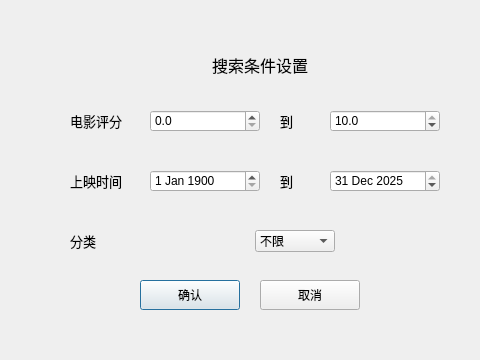
<?xml version="1.0" encoding="UTF-8"?>
<ui version="4.0">
 <class>SearchSettingDialog</class>
 <widget class="QDialog" name="SearchSettingDialog">
  <property name="geometry">
   <rect>
    <x>0</x>
    <y>0</y>
    <width>480</width>
    <height>360</height>
   </rect>
  </property>
  <property name="windowTitle">
   <string>搜索条件设置</string>
  </property>
  <widget class="QLabel" name="Label1">
   <property name="geometry">
    <rect>
     <x>70</x>
     <y>110</y>
     <width>70</width>
     <height>22</height>
    </rect>
   </property>
   <property name="font">
    <font>
     <family>等线</family>
     <pointsize>10</pointsize>
    </font>
   </property>
   <property name="layoutDirection">
    <enum>Qt::LeftToRight</enum>
   </property>
   <property name="text">
    <string>电影评分</string>
   </property>
   <property name="textFormat">
    <enum>Qt::AutoText</enum>
   </property>
   <property name="alignment">
    <set>Qt::AlignLeading|Qt::AlignLeft|Qt::AlignVCenter</set>
   </property>
  </widget>
  <widget class="QLabel" name="Title">
   <property name="geometry">
    <rect>
     <x>200</x>
     <y>50</y>
     <width>120</width>
     <height>30</height>
    </rect>
   </property>
   <property name="font">
    <font>
     <family>等线</family>
     <pointsize>12</pointsize>
    </font>
   </property>
   <property name="layoutDirection">
    <enum>Qt::LeftToRight</enum>
   </property>
   <property name="text">
    <string>搜索条件设置</string>
   </property>
   <property name="textFormat">
    <enum>Qt::AutoText</enum>
   </property>
   <property name="alignment">
    <set>Qt::AlignCenter</set>
   </property>
  </widget>
  <widget class="QDoubleSpinBox" name="RateLow">
   <property name="geometry">
    <rect>
     <x>150</x>
     <y>110</y>
     <width>110</width>
     <height>22</height>
    </rect>
   </property>
   <property name="decimals">
    <number>1</number>
   </property>
   <property name="maximum">
    <double>10.000000000000000</double>
   </property>
  </widget>
  <widget class="QLabel" name="Label2">
   <property name="geometry">
    <rect>
     <x>280</x>
     <y>110</y>
     <width>70</width>
     <height>22</height>
    </rect>
   </property>
   <property name="font">
    <font>
     <family>等线</family>
     <pointsize>10</pointsize>
    </font>
   </property>
   <property name="layoutDirection">
    <enum>Qt::LeftToRight</enum>
   </property>
   <property name="text">
    <string>到</string>
   </property>
   <property name="textFormat">
    <enum>Qt::AutoText</enum>
   </property>
   <property name="alignment">
    <set>Qt::AlignLeading|Qt::AlignLeft|Qt::AlignVCenter</set>
   </property>
  </widget>
  <widget class="QDoubleSpinBox" name="RateHigh">
   <property name="geometry">
    <rect>
     <x>330</x>
     <y>110</y>
     <width>110</width>
     <height>22</height>
    </rect>
   </property>
   <property name="decimals">
    <number>1</number>
   </property>
   <property name="maximum">
    <double>10.000000000000000</double>
   </property>
   <property name="value">
    <double>10.000000000000000</double>
   </property>
  </widget>
  <widget class="QLabel" name="Label3">
   <property name="geometry">
    <rect>
     <x>70</x>
     <y>170</y>
     <width>70</width>
     <height>22</height>
    </rect>
   </property>
   <property name="font">
    <font>
     <family>等线</family>
     <pointsize>10</pointsize>
    </font>
   </property>
   <property name="layoutDirection">
    <enum>Qt::LeftToRight</enum>
   </property>
   <property name="text">
    <string>上映时间</string>
   </property>
   <property name="textFormat">
    <enum>Qt::AutoText</enum>
   </property>
   <property name="alignment">
    <set>Qt::AlignLeading|Qt::AlignLeft|Qt::AlignVCenter</set>
   </property>
  </widget>
  <widget class="QLabel" name="Label4">
   <property name="geometry">
    <rect>
     <x>280</x>
     <y>170</y>
     <width>70</width>
     <height>22</height>
    </rect>
   </property>
   <property name="font">
    <font>
     <family>等线</family>
     <pointsize>10</pointsize>
    </font>
   </property>
   <property name="layoutDirection">
    <enum>Qt::LeftToRight</enum>
   </property>
   <property name="text">
    <string>到</string>
   </property>
   <property name="textFormat">
    <enum>Qt::AutoText</enum>
   </property>
   <property name="alignment">
    <set>Qt::AlignLeading|Qt::AlignLeft|Qt::AlignVCenter</set>
   </property>
  </widget>
  <widget class="QDateEdit" name="DateLow">
   <property name="geometry">
    <rect>
     <x>150</x>
     <y>170</y>
     <width>110</width>
     <height>22</height>
    </rect>
   </property>
   <property name="dateTime">
    <datetime>
     <hour>0</hour>
     <minute>0</minute>
     <second>0</second>
     <year>1900</year>
     <month>1</month>
     <day>1</day>
    </datetime>
   </property>
   <property name="minimumDateTime">
    <datetime>
     <hour>0</hour>
     <minute>0</minute>
     <second>0</second>
     <year>1900</year>
     <month>1</month>
     <day>1</day>
    </datetime>
   </property>
   <property name="maximumDate">
    <date>
     <year>2025</year>
     <month>12</month>
     <day>31</day>
    </date>
   </property>
  </widget>
  <widget class="QLabel" name="Label5">
   <property name="geometry">
    <rect>
     <x>70</x>
     <y>230</y>
     <width>70</width>
     <height>22</height>
    </rect>
   </property>
   <property name="font">
    <font>
     <family>等线</family>
     <pointsize>10</pointsize>
    </font>
   </property>
   <property name="layoutDirection">
    <enum>Qt::LeftToRight</enum>
   </property>
   <property name="text">
    <string>分类</string>
   </property>
   <property name="textFormat">
    <enum>Qt::AutoText</enum>
   </property>
   <property name="alignment">
    <set>Qt::AlignLeading|Qt::AlignLeft|Qt::AlignVCenter</set>
   </property>
  </widget>
  <widget class="QComboBox" name="Genre2">
   <property name="geometry">
    <rect>
     <x>255</x>
     <y>230</y>
     <width>80</width>
     <height>22</height>
    </rect>
   </property>
   <item>
    <property name="text">
     <string>不限</string>
    </property>
   </item>
   <item>
    <property name="text">
     <string>爱情</string>
    </property>
   </item>
   <item>
    <property name="text">
     <string>传记</string>
    </property>
   </item>
   <item>
    <property name="text">
     <string>动画</string>
    </property>
   </item>
   <item>
    <property name="text">
     <string>动作</string>
    </property>
   </item>
   <item>
    <property name="text">
     <string>短片</string>
    </property>
   </item>
   <item>
    <property name="text">
     <string>儿童</string>
    </property>
   </item>
   <item>
    <property name="text">
     <string>犯罪</string>
    </property>
   </item>
   <item>
    <property name="text">
     <string>歌舞</string>
    </property>
   </item>
   <item>
    <property name="text">
     <string>古装</string>
    </property>
   </item>
   <item>
    <property name="text">
     <string>鬼怪</string>
    </property>
   </item>
   <item>
    <property name="text">
     <string>黑色电影</string>
    </property>
   </item>
   <item>
    <property name="text">
     <string>荒诞</string>
    </property>
   </item>
   <item>
    <property name="text">
     <string>家庭</string>
    </property>
   </item>
   <item>
    <property name="text">
     <string>惊悚</string>
    </property>
   </item>
   <item>
    <property name="text">
     <string>剧情</string>
    </property>
   </item>
   <item>
    <property name="text">
     <string>科幻</string>
    </property>
   </item>
   <item>
    <property name="text">
     <string>恐怖</string>
    </property>
   </item>
   <item>
    <property name="text">
     <string>历史</string>
    </property>
   </item>
   <item>
    <property name="text">
     <string>冒险</string>
    </property>
   </item>
   <item>
    <property name="text">
     <string>奇幻</string>
    </property>
   </item>
   <item>
    <property name="text">
     <string>情色</string>
    </property>
   </item>
   <item>
    <property name="text">
     <string>同性</string>
    </property>
   </item>
   <item>
    <property name="text">
     <string>脱口秀</string>
    </property>
   </item>
   <item>
    <property name="text">
     <string>武侠</string>
    </property>
   </item>
   <item>
    <property name="text">
     <string>舞台艺术</string>
    </property>
   </item>
   <item>
    <property name="text">
     <string>西部</string>
    </property>
   </item>
   <item>
    <property name="text">
     <string>喜剧</string>
    </property>
   </item>
   <item>
    <property name="text">
     <string>戏曲</string>
    </property>
   </item>
   <item>
    <property name="text">
     <string>悬疑</string>
    </property>
   </item>
   <item>
    <property name="text">
     <string>音乐</string>
    </property>
   </item>
   <item>
    <property name="text">
     <string>运动</string>
    </property>
   </item>
   <item>
    <property name="text">
     <string>灾难</string>
    </property>
   </item>
   <item>
    <property name="text">
     <string>战争</string>
    </property>
   </item>
   <item>
    <property name="text">
     <string>真人秀</string>
    </property>
   </item>
  </widget>
  <widget class="QDateEdit" name="DateHigh">
   <property name="geometry">
    <rect>
     <x>330</x>
     <y>170</y>
     <width>110</width>
     <height>22</height>
    </rect>
   </property>
   <property name="dateTime">
    <datetime>
     <hour>0</hour>
     <minute>0</minute>
     <second>0</second>
     <year>2025</year>
     <month>12</month>
     <day>31</day>
    </datetime>
   </property>
   <property name="minimumDateTime">
    <datetime>
     <hour>0</hour>
     <minute>0</minute>
     <second>0</second>
     <year>1900</year>
     <month>1</month>
     <day>1</day>
    </datetime>
   </property>
   <property name="maximumDate">
    <date>
     <year>2025</year>
     <month>12</month>
     <day>31</day>
    </date>
   </property>
   <property name="minimumDate">
    <date>
     <year>1900</year>
     <month>1</month>
     <day>1</day>
    </date>
   </property>
  </widget>
  <widget class="QPushButton" name="Cancel">
   <property name="geometry">
    <rect>
     <x>260</x>
     <y>280</y>
     <width>100</width>
     <height>30</height>
    </rect>
   </property>
   <property name="font">
    <font>
     <family>宋体</family>
    </font>
   </property>
   <property name="text">
    <string>取消</string>
   </property>
  </widget>
  <widget class="QPushButton" name="Confirm">
   <property name="geometry">
    <rect>
     <x>140</x>
     <y>280</y>
     <width>100</width>
     <height>30</height>
    </rect>
   </property>
   <property name="font">
    <font>
     <family>宋体</family>
    </font>
   </property>
   <property name="text">
    <string>确认</string>
   </property>
   <property name="default">
    <bool>true</bool>
   </property>
  </widget>
 </widget>
 <resources/>
 <connections>
  <connection>
   <sender>Cancel</sender>
   <signal>clicked()</signal>
   <receiver>SearchSettingDialog</receiver>
   <slot>reject()</slot>
   <hints>
    <hint type="sourcelabel">
     <x>310</x>
     <y>293</y>
    </hint>
    <hint type="destinationlabel">
     <x>306</x>
     <y>333</y>
    </hint>
   </hints>
  </connection>
  <connection>
   <sender>Confirm</sender>
   <signal>clicked()</signal>
   <receiver>SearchSettingDialog</receiver>
   <slot>setSearch()</slot>
   <hints>
    <hint type="sourcelabel">
     <x>204</x>
     <y>296</y>
    </hint>
    <hint type="destinationlabel">
     <x>202</x>
     <y>317</y>
    </hint>
   </hints>
  </connection>
 </connections>
 <slots>
  <slot>setSearch()</slot>
 </slots>
</ui>
